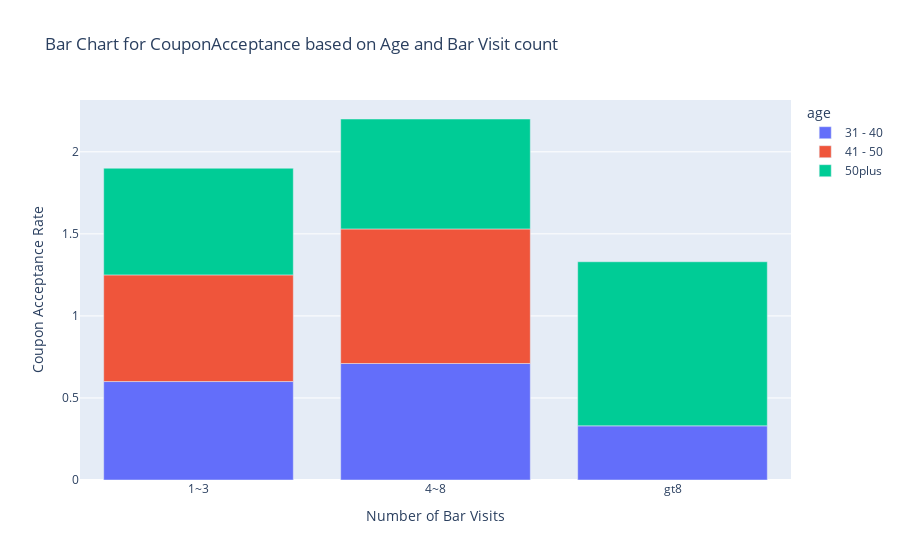

The notebook cell saved with this chart:
### Markdown cell above
The above visualization compares data between drivers who didn't have kids as passangers, that go to bars more than once a month and their marital status is not widowed.
Below is the understanding based on the plot above.
    1) X-axis represents multiple groups based on the number of times people visit the Bar in a month.
    2) The above chart suggests the below observations
        --> When drivers who go to Bar less than 3 times a month tend to accept coupons more when they are with 
            Friends or when alone that when they are with a partner.
        --> General observation is that the drivers who frequent bar more tend to accept coupons more.
        --> When bar visits are more than 3 times people accept coupons when they are alone or with friends.

### Code cell
bar_coupons.loc[:,'age']= np.where(
    bar_coupons['age'].isin(['21','26']),  # Condition 1
    '21 - 30',                                   # Value if condition 1 is True
    np.where(bar_coupons['age'].isin(['31','36']),                 # Condition 2 (if condition 1 is False)
             '31 - 40',                             # Value if condition 2 is True
             np.where(bar_coupons['age'].isin(['41','46']),
                     '41 - 50',    
                    bar_coupons['age'])  )                    # Otherwise, keep the original value
)
# # go to bars more than once a month, had passengers that were not a kid, and were not widowed
age_bar_group=bar_coupons.query("Bar not in ('never','less1') and age not in ('below21','21 - 30') ").groupby(['Bar','age'],as_index=False)['CouponAccepted'].agg(['count','sum','mean']).sort_values(by='Bar').round(2)
print(age_bar_group)
# #sns.barplot(age_bar_group,x='Bar',y='CouponAccepted',hue='age')
px.bar(age_bar_group,x='Bar',y='mean',color='age',  labels={'Bar': 'Number of Bar Visits', 'mean': 'Coupon Acceptance Rate'},
             title='Bar Chart for CouponAcceptance based on Age and Bar Visit count')

### Figure 1 — Plotly figure (JSON) as saved in the notebook; plotly's stock layout.template omitted (floating-point values rounded to 4 significant figures)
{"data": [{"alignmentgroup": "True", "hovertemplate": "age=31 - 40<br>Number of Bar Visits=%{x}<br>Coupon Acceptance Rate=%{y}<extra></extra>", "legendgroup": "31 - 40", "marker": {"color": "#636efa", "pattern": {"shape": ""}}, "name": "31 - 40", "offsetgroup": "31 - 40", "orientation": "v", "showlegend": true, "textposition": "auto", "type": "bar", "x": ["1~3", "4~8", "gt8"], "xaxis": "x", "y": [0.6, 0.71, 0.33], "yaxis": "y"}, {"alignmentgroup": "True", "hovertemplate": "age=41 - 50<br>Number of Bar Visits=%{x}<br>Coupon Acceptance Rate=%{y}<extra></extra>", "legendgroup": "41 - 50", "marker": {"color": "#EF553B", "pattern": {"shape": ""}}, "name": "41 - 50", "offsetgroup": "41 - 50", "orientation": "v", "showlegend": true, "textposition": "auto", "type": "bar", "x": ["1~3", "4~8"], "xaxis": "x", "y": [0.65, 0.82], "yaxis": "y"}, {"alignmentgroup": "True", "hovertemplate": "age=50plus<br>Number of Bar Visits=%{x}<br>Coupon Acceptance Rate=%{y}<extra></extra>", "legendgroup": "50plus", "marker": {"color": "#00cc96", "pattern": {"shape": ""}}, "name": "50plus", "offsetgroup": "50plus", "orientation": "v", "showlegend": true, "textposition": "auto", "type": "bar", "x": ["1~3", "4~8", "gt8"], "xaxis": "x", "y": [0.65, 0.67, 1], "yaxis": "y"}], "layout": {"autosize": true, "barmode": "relative", "legend": {"title": {"text": "age"}, "tracegroupgap": 0}, "title": {"text": "Bar Chart for CouponAcceptance based on Age and Bar Visit count"}, "xaxis": {"anchor": "y", "autorange": true, "domain": [0, 1], "range": [-0.5, 2.5], "title": {"text": "Number of Bar Visits"}, "type": "category"}, "yaxis": {"anchor": "x", "autorange": true, "domain": [0, 1], "range": [0, 2.316], "title": {"text": "Coupon Acceptance Rate"}, "type": "linear"}}}
